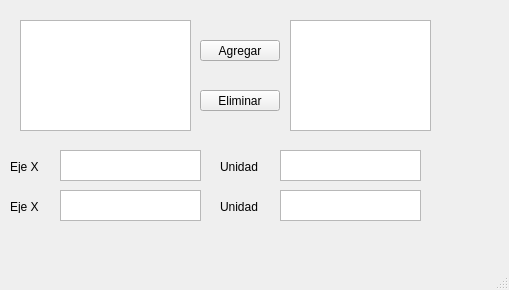
<?xml version="1.0" encoding="UTF-8"?>
<ui version="4.0">
 <class>MainWindow</class>
 <widget class="QMainWindow" name="MainWindow">
  <property name="geometry">
   <rect>
    <x>0</x>
    <y>0</y>
    <width>509</width>
    <height>290</height>
   </rect>
  </property>
  <property name="windowTitle">
   <string>MainWindow</string>
  </property>
  <widget class="QWidget" name="centralwidget">
   <widget class="QListView" name="listView">
    <property name="geometry">
     <rect>
      <x>20</x>
      <y>20</y>
      <width>171</width>
      <height>111</height>
     </rect>
    </property>
   </widget>
   <widget class="QListView" name="listView_2">
    <property name="geometry">
     <rect>
      <x>290</x>
      <y>20</y>
      <width>141</width>
      <height>111</height>
     </rect>
    </property>
   </widget>
   <widget class="QPushButton" name="pushButton">
    <property name="geometry">
     <rect>
      <x>200</x>
      <y>40</y>
      <width>80</width>
      <height>21</height>
     </rect>
    </property>
    <property name="text">
     <string>Agregar</string>
    </property>
   </widget>
   <widget class="QPushButton" name="pushButton_2">
    <property name="geometry">
     <rect>
      <x>200</x>
      <y>90</y>
      <width>80</width>
      <height>21</height>
     </rect>
    </property>
    <property name="text">
     <string>Eliminar</string>
    </property>
   </widget>
   <widget class="QLabel" name="label">
    <property name="geometry">
     <rect>
      <x>10</x>
      <y>160</y>
      <width>47</width>
      <height>13</height>
     </rect>
    </property>
    <property name="text">
     <string>Eje X</string>
    </property>
   </widget>
   <widget class="QPlainTextEdit" name="plainTextEdit">
    <property name="geometry">
     <rect>
      <x>60</x>
      <y>150</y>
      <width>141</width>
      <height>31</height>
     </rect>
    </property>
   </widget>
   <widget class="QPlainTextEdit" name="plainTextEdit_2">
    <property name="geometry">
     <rect>
      <x>60</x>
      <y>190</y>
      <width>141</width>
      <height>31</height>
     </rect>
    </property>
   </widget>
   <widget class="QLabel" name="label_2">
    <property name="geometry">
     <rect>
      <x>10</x>
      <y>200</y>
      <width>47</width>
      <height>13</height>
     </rect>
    </property>
    <property name="text">
     <string>Eje X</string>
    </property>
   </widget>
   <widget class="QLabel" name="label_3">
    <property name="geometry">
     <rect>
      <x>220</x>
      <y>160</y>
      <width>47</width>
      <height>13</height>
     </rect>
    </property>
    <property name="text">
     <string>Unidad</string>
    </property>
   </widget>
   <widget class="QPlainTextEdit" name="plainTextEdit_3">
    <property name="geometry">
     <rect>
      <x>280</x>
      <y>150</y>
      <width>141</width>
      <height>31</height>
     </rect>
    </property>
   </widget>
   <widget class="QLabel" name="label_4">
    <property name="geometry">
     <rect>
      <x>220</x>
      <y>200</y>
      <width>47</width>
      <height>13</height>
     </rect>
    </property>
    <property name="text">
     <string>Unidad</string>
    </property>
   </widget>
   <widget class="QPlainTextEdit" name="plainTextEdit_4">
    <property name="geometry">
     <rect>
      <x>280</x>
      <y>190</y>
      <width>141</width>
      <height>31</height>
     </rect>
    </property>
   </widget>
  </widget>
  <widget class="QMenuBar" name="menubar">
   <property name="geometry">
    <rect>
     <x>0</x>
     <y>0</y>
     <width>509</width>
     <height>20</height>
    </rect>
   </property>
  </widget>
  <widget class="QStatusBar" name="statusbar"/>
 </widget>
 <resources/>
 <connections/>
</ui>
